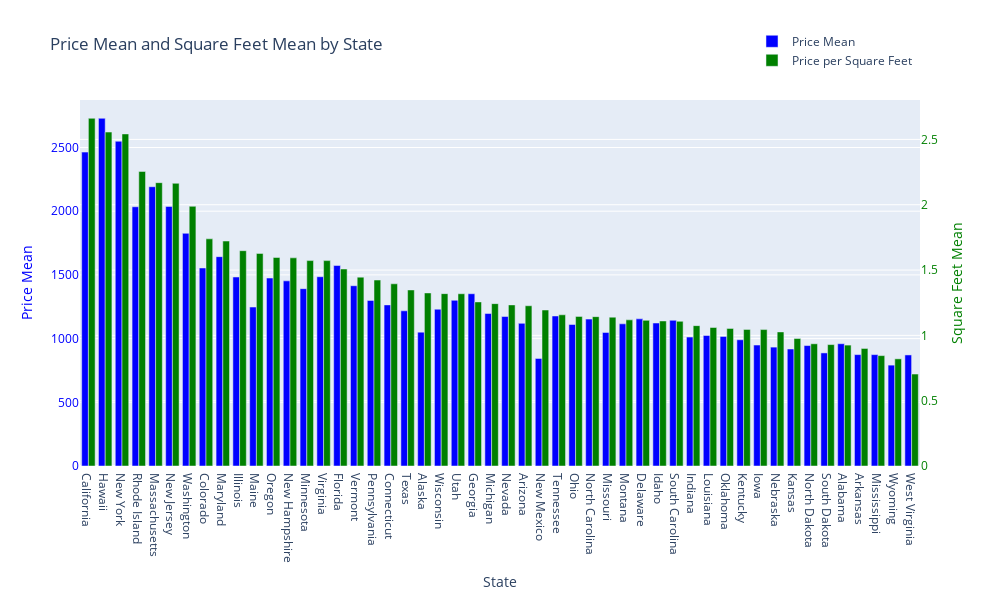

The notebook cell saved with this chart:
### Code cell
import plotly.graph_objects as go

df_stats = df_stats.sort_values(by='price_per_sf', ascending=False)

# 棒グラフの作成
fig = go.Figure()

# price_meanの棒グラフ (左辺)
fig.add_trace(go.Bar(
    x=df_stats['state_name'],
    y=df_stats['price_mean'],
    name='Price Mean',
    yaxis='y1',
    offsetgroup=1,
    marker_color='blue'
))

# square_feet_meanの棒グラフ (右辺)
fig.add_trace(go.Bar(
    x=df_stats['state_name'],
    y=df_stats['price_per_sf'],
    name='Price per Square Feet',
    yaxis='y2',
    offsetgroup=2,
    marker_color='green'
))

# レイアウト設定
fig.update_layout(
    title="Price Mean and Square Feet Mean by State",
    xaxis_title="State",
    yaxis=dict(
        title="Price Mean",
        titlefont=dict(color="blue"),
        tickfont=dict(color="blue"),
        side="left"
    ),
    yaxis2=dict(
        title="Square Feet Mean",
        titlefont=dict(color="green"),
        tickfont=dict(color="green"),
        overlaying="y",
        side="right"
    ),
    legend=dict(x=0.8, y=1.2),
    barmode='group',  # グループとして表示
    bargap=0.2,        # 棒グラフ同士の間隔を広げる
    width=1000,  # 横幅
    height=600,  # 高さ
)

# グラフ表示
fig.show()

### Figure 1 — Plotly figure (JSON) as saved in the notebook; plotly's stock layout.template omitted (floating-point values rounded to 4 significant figures)
{"data": [{"marker": {"color": "blue"}, "name": "Price Mean", "offsetgroup": "1", "type": "bar", "x": ["California", "Hawaii", "New York", "Rhode Island", "Massachusetts", "New Jersey", "Washington", "Colorado", "Maryland", "Illinois", "Maine", "Oregon", "New Hampshire", "Minnesota", "Virginia", "Florida", "Vermont", "Pennsylvania", "Connecticut", "Texas", "Alaska", "Wisconsin", "Utah", "Georgia", "Michigan", "Nevada", "Arizona", "New Mexico", "Tennessee", "Ohio", "North Carolina", "Missouri", "Montana", "Delaware", "Idaho", "South Carolina", "Indiana", "Louisiana", "Oklahoma", "Kentucky", "Iowa", "Nebraska", "Kansas", "North Dakota", "South Dakota", "Alabama", "Arkansas", "Mississippi", "Wyoming", "West Virginia"], "y": [2464.0, 2729.0, 2549.0, 2035.0, 2192.0, 2037.0, 1826.0, 1554.0, 1643.0, 1483.0, 1248.0, 1475.0, 1453.0, 1392.0, 1486.0, 1574.0, 1415.0, 1299.0, 1265.0, 1218.0, 1051.0, 1231.0, 1301.0, 1352.0, 1197.0, 1173.0, 1120.0, 844.0, 1177.0, 1111.0, 1153.0, 1048.0, 1116.0, 1155.0, 1122.0, 1144.0, 1012.0, 1024.0, 1017.0, 990.7, 949.5, 933.2, 918.4, 945.5, 887.7, 959.8, 874.4, 874.2, 791.8, 871.8], "yaxis": "y"}, {"marker": {"color": "green"}, "name": "Price per Square Feet", "offsetgroup": "2", "type": "bar", "x": ["California", "Hawaii", "New York", "Rhode Island", "Massachusetts", "New Jersey", "Washington", "Colorado", "Maryland", "Illinois", "Maine", "Oregon", "New Hampshire", "Minnesota", "Virginia", "Florida", "Vermont", "Pennsylvania", "Connecticut", "Texas", "Alaska", "Wisconsin", "Utah", "Georgia", "Michigan", "Nevada", "Arizona", "New Mexico", "Tennessee", "Ohio", "North Carolina", "Missouri", "Montana", "Delaware", "Idaho", "South Carolina", "Indiana", "Louisiana", "Oklahoma", "Kentucky", "Iowa", "Nebraska", "Kansas", "North Dakota", "South Dakota", "Alabama", "Arkansas", "Mississippi", "Wyoming", "West Virginia"], "y": [2.662, 2.556, 2.542, 2.255, 2.169, 2.164, 1.988, 1.739, 1.722, 1.648, 1.627, 1.596, 1.593, 1.572, 1.572, 1.508, 1.446, 1.424, 1.395, 1.348, 1.325, 1.319, 1.319, 1.256, 1.243, 1.233, 1.227, 1.194, 1.157, 1.145, 1.143, 1.139, 1.119, 1.115, 1.11, 1.108, 1.075, 1.06, 1.053, 1.046, 1.044, 1.026, 0.9759, 0.9355, 0.9294, 0.9255, 0.8998, 0.8451, 0.8204, 0.704], "yaxis": "y2"}], "layout": {"bargap": 0.2, "barmode": "group", "height": 600, "legend": {"x": 0.8, "y": 1.2}, "title": {"text": "Price Mean and Square Feet Mean by State"}, "width": 1000, "xaxis": {"autorange": true, "range": [-0.5, 49.5], "title": {"text": "State"}, "type": "category"}, "yaxis": {"autorange": true, "range": [0, 2873.0], "side": "left", "tickfont": {"color": "blue"}, "title": {"font": {"color": "blue"}, "text": "Price Mean"}, "type": "linear"}, "yaxis2": {"autorange": true, "overlaying": "y", "range": [0, 2.802], "side": "right", "tickfont": {"color": "green"}, "title": {"font": {"color": "green"}, "text": "Square Feet Mean"}, "type": "linear"}}}
